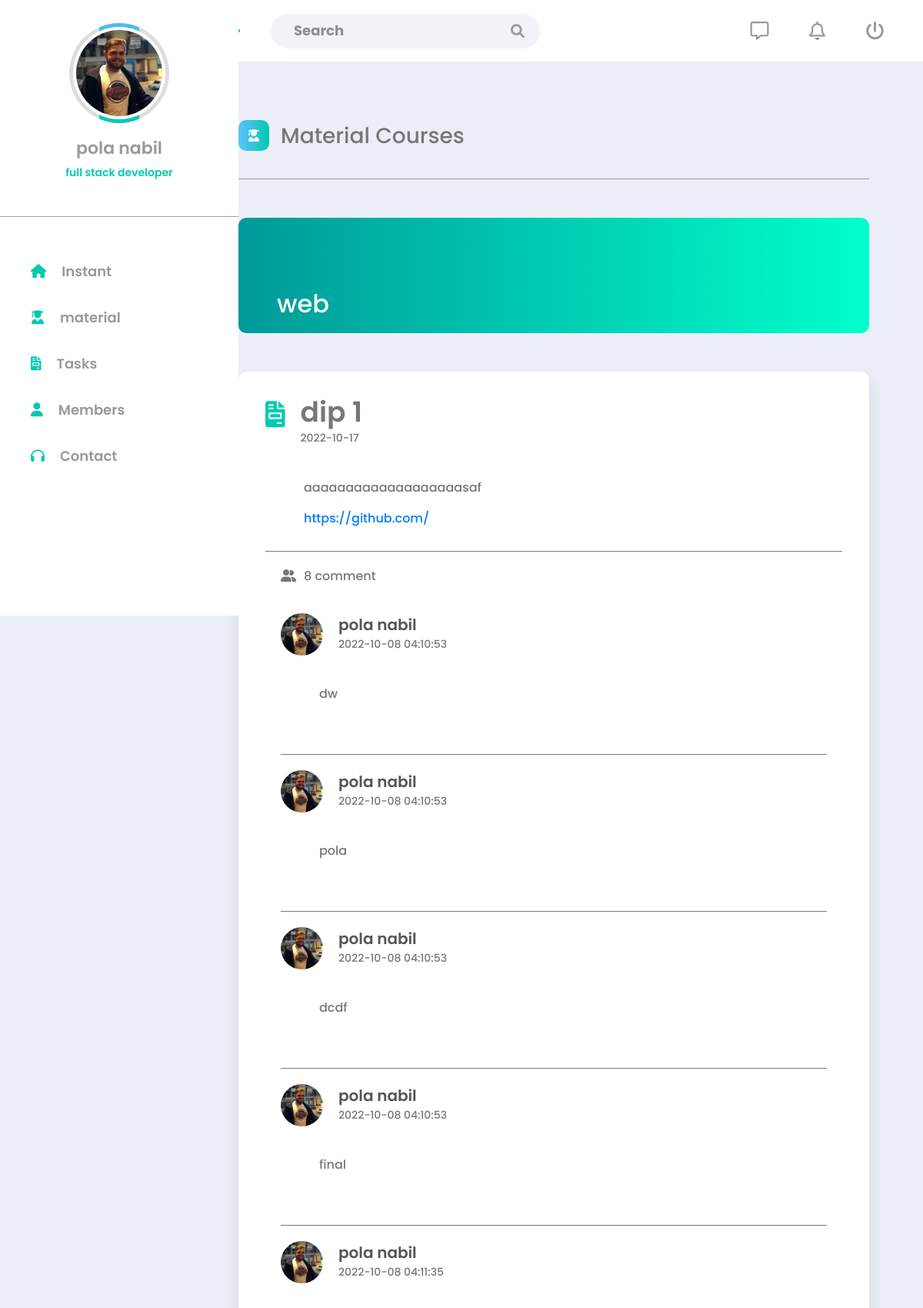
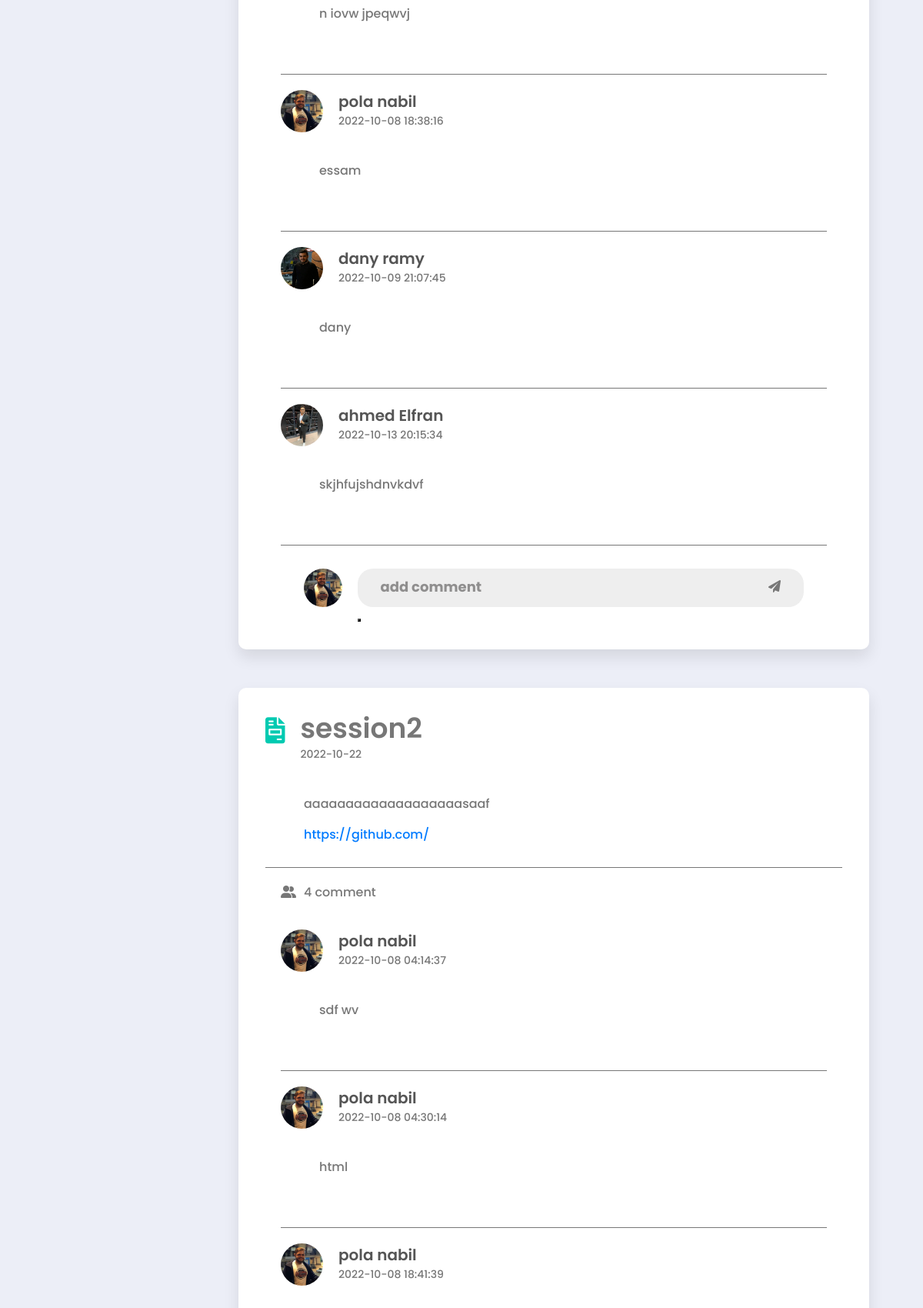
The page /user/material/index.php (signed in, upper part) on the database its author committed (2 pictures, top to bottom).
### tables this page shows
CREATE TABLE `student_all_accepted` (
  `id` int(11) NOT NULL,
  `student_id` int(11) NOT NULL,
  `group_id` int(11) NOT NULL
);

CREATE TABLE `track` (
  `id` int(11) NOT NULL,
  `title` varchar(100) NOT NULL
);

CREATE TABLE `material` (
  `id` int(11) NOT NULL,
  `instractor_id` int(11) NOT NULL,
  `title` varchar(300) NOT NULL,
  `group_id` int(11) NOT NULL,
  `created_at` date NOT NULL DEFAULT current_timestamp(),
  `content` varchar(500) NOT NULL,
  `link` varchar(200) NOT NULL
);

CREATE TABLE `comments` (
  `id` int(11) NOT NULL,
  `material_id` int(11) NOT NULL,
  `student_accept` int(11) NOT NULL,
  `content` varchar(300) NOT NULL,
  `create_time` timestamp NOT NULL DEFAULT current_timestamp()
);

CREATE TABLE `student` (
  `id` int(11) NOT NULL,
  `first_name` varchar(100) NOT NULL,
  `last_name` varchar(100) NOT NULL,
  `email` varchar(200) NOT NULL,
  `password` varchar(300) NOT NULL,
  `age` int(11) NOT NULL,
  `phone` varchar(15) NOT NULL,
  `address` varchar(100) NOT NULL,
  `image` varchar(300) NOT NULL,
  `years_id` int(11) NOT NULL,
  `gender` varchar(100) NOT NULL
);

### user/material/index.php (the view, shortened to what this page needs)
<?php
include "../shared/head.php";
include "../shared/header.php";
include "../shared/Sidebar.php";
include "../general/connection.php";
$id = $_SESSION['user']['id'];
$s = "SELECT  material.id,material.title ,material.content,material.link, material.created_at ,instractor.name,groups.id as group_id,groups.status,groups.days FROM `material` JOIN instractor ON material.instractor_id=instractor.id JOIN groups ON material.group_id JOIN student_all_accepted on groups.id=student_all_accepted.group_id WHERE student_all_accepted.student_id=$id ";
$q_s = mysqli_query($con, $s);
$s_diploma = "SELECT * FROM `student_all_accepted` JOIN groups ON student_all_accepted.group_id=groups.id JOIN diplomas
ON groups.diploma_id=diplomas.id JOIN track on diplomas.track_id=track.id WHERE student_all_accepted.student_id=$id";
$q_s_diploma = mysqli_query($con, $s_diploma);
$row_diploma = mysqli_fetch_assoc($q_s_diploma);
?>
<div class="home-profile ">
    <div class="title-home">
        <i class="fa-solid fa-user-graduate"></i>
        <h2>Material Courses</h2>
    </div>
    <div class="img-bg">
        <h2><?= $row_diploma['title'] ?></h2>
    </div>
    <?php foreach ($q_s as $data) { ?>
        <div class="material ">
            <div class="post">
                <div class="post-title">
                    <i class="fa-sharp fa-solid fa-file-invoice"></i>
                    <div class="title">
                        <h2><?= $data['title'] ?></h2>
                        <p><span class="time"></span> <span class="date"><?= $data['created_at'] ?></span></p>
                    </div>
                </div>
                <div class="post-content">
                    <p>aaaaaaaaaaaaaaaaaaa<?= $data['content'] ?>
                    </p>
                    <div class="link">
                        <a href="<?= $data['link'] ?>"><?= $data['link'] ?></a>
                    </div>
                </div>
            </div>
            <div class="all-comment">
                <?php
                $count_id=$data['id'];
                $count="SELECT COUNT(id) AS c FROM `comments` WHERE material_id=$count_id ";
                $q_count=mysqli_query($con,$count);
                foreach($q_count as $data2){
                ?>
                <div class="count-comment">
                    <i class="fa-solid fa-user-group"></i>
                    <p> <?= $data2['c'] ?> comment</p>
                </div>
                <?php
                }
                $c_id=$data['id'];
                $s_coment="SELECT  `create_time`,`material_id`, `student_accept`, `content`,student.first_name,student.last_name,student.image FROM `comments` JOIN student ON comments.student_accept=student.id WHERE material_id=$c_id";
                $q_s_c=mysqli_query($con,$s_coment);
                foreach($q_s_c as $data1){ ?>
                <div class="comment">
                    <div class="head-comment">
                        <div class="img-comment">
                            <img src="/instant/user/upload/<?= $data1['image'] ?>" alt="">
                            <div class="name">
                                <h2><?= $data1['first_name'] ?> <?= $data1['last_name'] ?></h2>
                                <p><span class="time"> </span> <span class="date"> <?= $data1['create_time'] ?></span></p>
                            </div>
                        </div>
                    </div>
                    <div class="post-content">
                        <p><?= $data1['content'] ?>
                        </p>
                    </div>
                </div>
                    <?php }
                    $img=$_SESSION['user']['image'];
                    ?>
                <div class="add-comment">
                    <img src="/instant/user/upload/<?= $img ?>" alt="">
                    <form method="POST">
                        <input type="text" name="content" placeholder="add comment ">
                        <button name="send" value="<?= $data['id'] ?>"><i class="fa-solid fa-paper-plane"></i></button>
                    </form>
                </div>
            </div>
        </div>
    <?php } ?>
</div>
<?php
include "../shared/script.php"
?>

### user/shared/head.php (shortened to what this page needs)
<!DOCTYPE html>
<html lang="en">
<head>
    <link rel="stylesheet" href="https://cdn.jsdelivr.net/npm/bootstrap@4.6.2/dist/css/bootstrap.min.css">
    <link rel="stylesheet" href="/instant/user/css/all.min.css" />
    <link rel="stylesheet" href="/instant/user/css/main.css" />
</head>
<body>

### user/shared/header.php (shortened to what this page needs)
<div class="navbar">
        <ul>
            <li class="nav-left">
                <div class="searsh">
                    <input type="search" placeholder="Search">
                    <i class="fa-solid fa-magnifying-glass"></i>
                </div>
            </li>
            <li class="nav-right">
                <i class="fa-regular fa-message"></i>
                <i class="fa-regular fa-bell"></i>
                <form action="">
                <Button name="log_out" > <i class="fa-solid fa-power-off"></i></Button>
                </form>
            </li>
        </ul>
    </div>

### user/shared/Sidebar.php (shortened to what this page needs)
<div class="Sidebar">
        <div class="img-Sidebar">
            <div class="back-img-xl">
                <div class="back-img-lg">
                    <img src="/instant/user/upload/<?= $_SESSION['user']['image']?> " alt="">
                </div>
            </div>
            <div class="name-profile">
                <h1><?= $_SESSION['user']['first_name']?> <?=$_SESSION['user']['last_name']?></h1>
                <p>full stack developer</p>
            </div>
        </div>
        <div class="Sidebar-links">
            <ul>
                <li><a href="/instant/user/"><i class="fa-solid fa-house"></i> <span>Instant</span></a></li>
                <li><a href="/instant/user/material/"><i class="fa-solid fa-user-graduate"></i> <span>material</span></a></li>
                <li><a href="/instant/user/tasks/"><i class="fa-sharp fa-solid fa-file-invoice"></i> <span>Tasks</span></a></li>
                <li><a href="/instant/user/members/"><i class="fa-solid fa-user"></i> <span>Members</span></a></li>
                <li><a href="/instant/user/contact/"><i class="fa-solid fa-headphones"></i> <span>Contact</span></a></li>
            </ul>
        </div>
</div>

### user/shared/script.php (shortened to what this page needs)
</body>
</html>

### rows shown on the page
student_all_accepted: track.title "web"
material: title "dip 1", created_at "2022-10-17", content "saf", link "https://github.com/", c "8", $data['id'] 6 (drawn)
comments: student.image (picture), student.first_name "pola", student.last_name "nabil", create_time "2022-10-08 04:10:53", content "dw"
comments: student.image (picture), student.first_name "pola", student.last_name "nabil", create_time "2022-10-08 04:10:53", content "pola"
comments: student.image (picture), student.first_name "pola", student.last_name "nabil", create_time "2022-10-08 04:10:53", content "dcdf"
comments: student.image (picture), student.first_name "pola", student.last_name "nabil", create_time "2022-10-08 04:10:53", content "final"
comments: student.image (picture), student.first_name "pola", student.last_name "nabil", create_time "2022-10-08 04:11:35", content "n iovw jpeqwvj"
comments: student.image (picture), student.first_name "pola", student.last_name "nabil", create_time "2022-10-08 18:38:16", content "essam"
comments: student.image (picture), student.first_name "dany", student.last_name "ramy", create_time "2022-10-09 21:07:45", content "dany"
comments: student.image (picture), student.first_name "ahmed", student.last_name "Elfran", create_time "2022-10-13 20:15:34", content "skjhfujshdnvkdvf"
material: title "session2", created_at "2022-10-22", content "saaf", link "https://github.com/", c "4"
comments: student.image (picture), student.first_name "pola", student.last_name "nabil", create_time "2022-10-08 04:14:37", content "sdf wv"
comments: student.image (picture), student.first_name "pola", student.last_name "nabil", create_time "2022-10-08 04:30:14", content "html"
comments: student.image (picture), student.first_name "pola", student.last_name "nabil", create_time "2022-10-08 18:41:39"

### other values the page prints
$_SESSION['user']['first_name'] "pola"
$_SESSION['user']['last_name'] "nabil"
